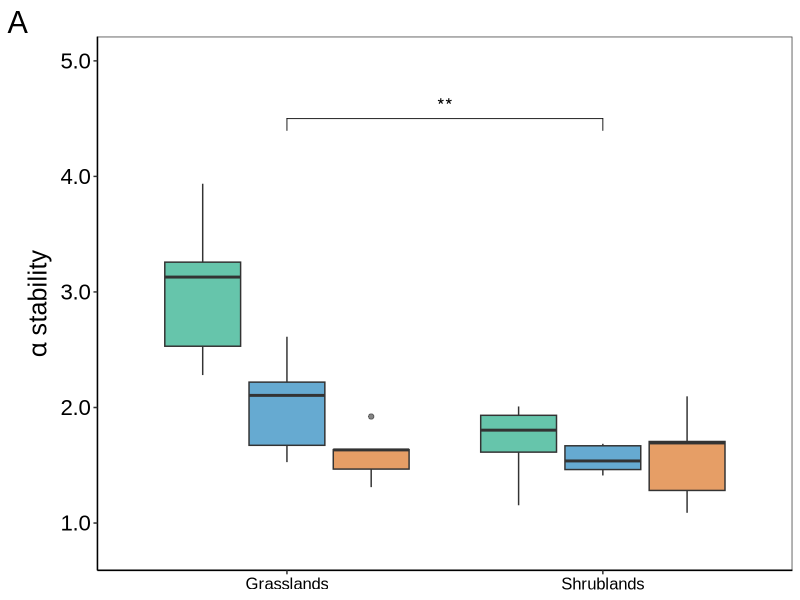
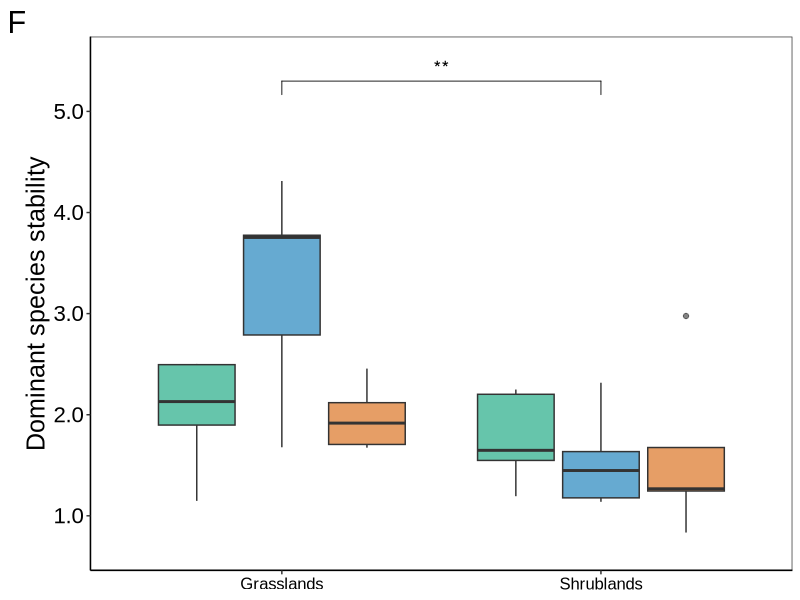
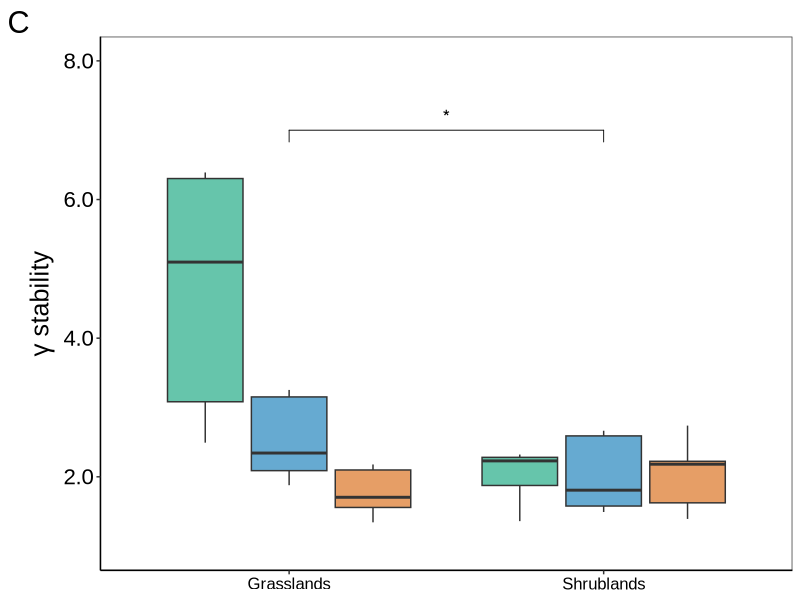
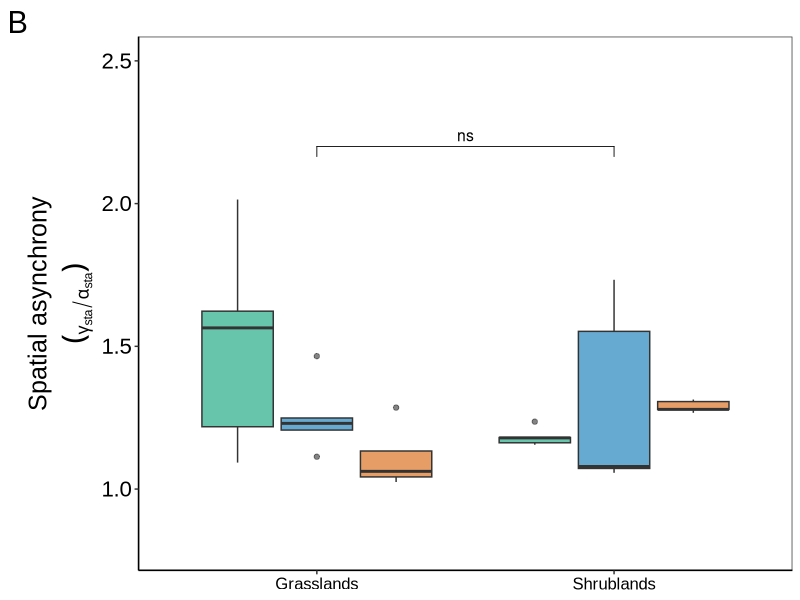
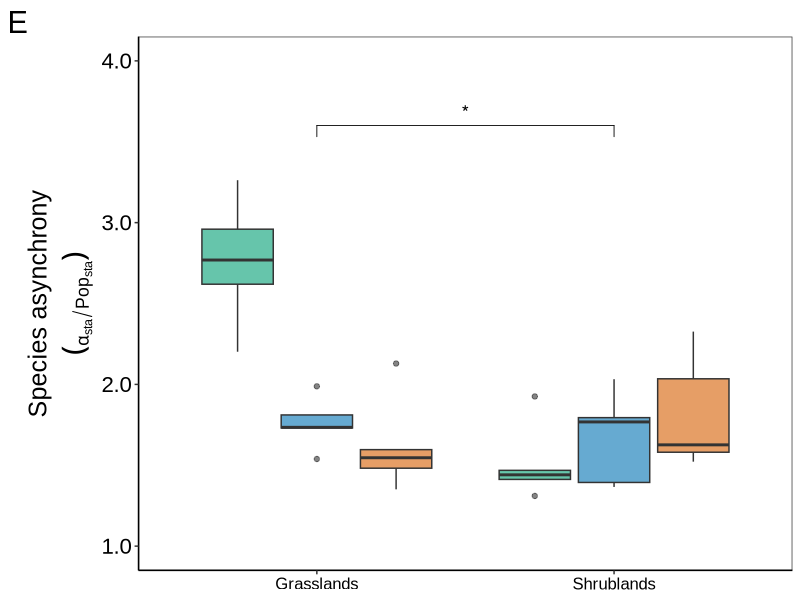
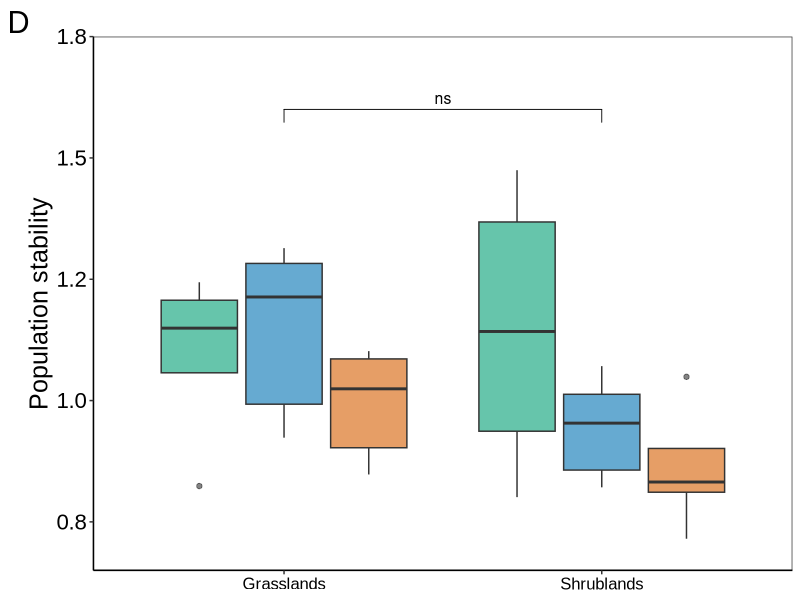

Generate these figures, in order, with R:
# load packages
library(ggplot2)
library(ggpubr)
#####################################################################################
#####################################################################################
my_theme <- theme(legend.position = "none",
                  panel.grid.major = element_blank(),
                  panel.grid.minor = element_blank(),
                  axis.text.x = element_text(size = 12, family = "Arial", color = "black"),
                  axis.text.y = element_text(size = 16, family = "Arial", color = "black"),
                  axis.title.x = element_blank(),      
                  axis.title.y = element_text(size = 18, family = "Arial", color = "black"),
                  axis.ticks.length = unit(1, "mm"),  
                  axis.line = element_line(color = "black", size = 0.5),
                  plot.tag = element_text(size = 22, family = "Arial", color = "black"))
#####################################################################################
#####################################################################################
scaleFUN <- function(x) sprintf("%.1f", x)
#####################################################################################
#####################################################################################
# load data
Uart_div_sta.data <- read.csv('Uart_div_sta.csv',header=T)
variable.names(Uart_div_sta.data)

Uart_div_sta.data$grazing <- factor(Uart_div_sta.data$grazing, levels=c("NG","MG","HG"))
# data in grasslands
Grass.data <- Uart_div_sta.data[grep("Grasslands", Uart_div_sta.data$biome_types),]

# data in shrublands
Shrub.data <- Uart_div_sta.data[grep("Shrublands", Uart_div_sta.data$biome_types),]
#####################################################################################
#####################################################################################
################################# alpha stability ################################### Figure 2A
summary(aov(alpha_sta ~ grazing*biome_types, data = Uart_div_sta.data))
TukeyHSD(aov(alpha_sta ~ grazing, data = Uart_div_sta.data))

# difference between grasslands and shrublands
summary(aov(alpha_sta ~ biome_types, data = Uart_div_sta.data))

# grazing effects in grasslands
summary(aov(alpha_sta ~ grazing, data = Grass.data))
TukeyHSD(aov(alpha_sta ~ grazing, data = Grass.data))

# grazing effects in grasslands
summary(aov(alpha_sta ~ grazing, data = Shrub.data))
TukeyHSD(aov(alpha_sta ~ grazing, data = Shrub.data))

alpha_sta_box.plot <- ggplot() + 
  geom_boxplot(mapping = aes(x=biome_types, y=alpha_sta, fill=grazing), data = Uart_div_sta.data, 
               width = 0.8, alpha = 0.6) +
  geom_boxplot(coef = 0, outlier.size = 1) +
  scale_fill_manual(values=c("#009E73", "#0072B2", "#D55E00")) +
  ylab(bquote(paste(alpha*" stability"))) +
  xlab("Biome types") +
  scale_y_continuous(labels=scaleFUN, limits = c(0.8,5)) +
  labs(tag = "A") +
  geom_bracket(xmin = 1, xmax = 2, y.position = 4.5, label = "**", label.size = 5) +
  theme_bw() +
  my_theme
#####################################################################################
############################### spatial asynchrony ################################## Figure 2B
summary(aov(spa_asy ~ grazing*biome_types, data = Uart_div_sta.data))
TukeyHSD(aov(spa_asy ~ grazing, data = Uart_div_sta.data))

# difference between grasslands and shrublands
summary(aov(spa_asy ~ biome_types, data = Uart_div_sta.data))

# grazing effects in grasslands
summary(aov(spa_asy ~ grazing, data = Grass.data))
TukeyHSD(aov(spa_asy ~ grazing, data = Grass.data))

# grazing effects in grasslands
summary(aov(spa_asy ~ grazing, data = Shrub.data))
TukeyHSD(aov(spa_asy ~ grazing, data = Shrub.data))

spa_asy_box.plot <- ggplot() + 
  geom_boxplot(mapping = aes(x=biome_types, y=spa_asy, fill=grazing), data = Uart_div_sta.data, 
               width = 0.8, alpha = 0.6) +
  geom_boxplot(coef = 0, outlier.size = 1) +
  scale_fill_manual(values=c("#009E73", "#0072B2", "#D55E00")) +
  ylab(bquote(atop(paste("Spatial asynchrony"), (NULL[paste(gamma[sta]/alpha[sta])])))) +
  xlab("Biome types") +
  scale_y_continuous(labels=scaleFUN, limits = c(0.8,2.5)) +
  labs(tag = "B") +
  geom_bracket(xmin = 1, xmax = 2, y.position = 2.2, label = "ns", label.size = 4) +
  theme_bw() +
  my_theme

#####################################################################################
################################# gamma stability ################################### Figure 2C
summary(aov(gamma_sta ~ grazing*biome_types, data = Uart_div_sta.data))
TukeyHSD(aov(gamma_sta ~ grazing, data = Uart_div_sta.data))

# difference between grasslands and shrublands
summary(aov(gamma_sta ~ biome_types, data = Uart_div_sta.data))

# grazing effects in grasslands
summary(aov(gamma_sta ~ grazing, data = Grass.data))
TukeyHSD(aov(gamma_sta ~ grazing, data = Grass.data))

# grazing effects in grasslands
summary(aov(gamma_sta ~ grazing, data = Shrub.data))
TukeyHSD(aov(gamma_sta ~ grazing, data = Shrub.data))

gamma_sta_box.plot <- ggplot() + 
  geom_boxplot(mapping = aes(x=biome_types, y=gamma_sta, fill=grazing), data = Uart_div_sta.data, 
               width = 0.8, alpha = 0.6) +
  geom_boxplot(coef = 0, outlier.size = 1) +
  scale_fill_manual(values=c("#009E73", "#0072B2", "#D55E00")) +
  ylab(bquote(paste(gamma*" stability"))) +
  xlab("Biome types") +
  scale_y_continuous(labels=scaleFUN, limits = c(1,8)) +
  labs(tag = "C") +
  geom_bracket(xmin = 1, xmax = 2, y.position = 7, label = "*", label.size = 5) +
  theme_bw() +
  my_theme

#####################################################################################
############################## population stability ################################# Figure 2D
summary(aov(spe_sta ~ grazing*biome_types, data = Uart_div_sta.data))
TukeyHSD(aov(spe_sta ~ grazing, data = Uart_div_sta.data))

# difference between grasslands and shrublands
summary(aov(spe_sta ~ biome_types, data = Uart_div_sta.data))

# grazing effects in grasslands
summary(aov(spe_sta ~ grazing, data = Grass.data))
TukeyHSD(aov(spe_sta ~ grazing, data = Grass.data))

# grazing effects in grasslands
summary(aov(spe_sta ~ grazing, data = Shrub.data))
TukeyHSD(aov(spe_sta ~ grazing, data = Shrub.data))

spe_sta_box.plot <- ggplot() + 
  geom_boxplot(mapping = aes(x=biome_types, y=spe_sta, fill=grazing), data = Uart_div_sta.data, 
               width = 0.8, alpha = 0.6) +
  geom_boxplot(coef = 0, outlier.size = 1) +
  scale_fill_manual(values=c("#009E73", "#0072B2", "#D55E00")) +
  ylab("Population stability") +
  xlab("Biome types") +
  scale_y_continuous(labels=scaleFUN, limits = c(0.7,1.7)) +
  labs(tag = "D") +
  geom_bracket(xmin = 1, xmax = 2, y.position = 1.6, label = "ns", label.size = 4) +
  theme_bw() +
  my_theme

#####################################################################################
############################### species asynchrony ################################## Figure 2E
summary(aov(spe_asy ~ grazing*biome_types, data = Uart_div_sta.data))
TukeyHSD(aov(spe_asy ~ grazing, data = Uart_div_sta.data))

# difference between grasslands and shrublands
summary(aov(spe_asy ~ biome_types, data = Uart_div_sta.data))

# grazing effects in grasslands
summary(aov(spe_asy ~ grazing, data = Grass.data))
TukeyHSD(aov(spe_asy ~ grazing, data = Grass.data))

# grazing effects in grasslands
summary(aov(spe_asy ~ grazing, data = Shrub.data))
TukeyHSD(aov(spe_asy ~ grazing, data = Shrub.data))

spe_asy_box.plot <- ggplot() + 
  geom_boxplot(mapping = aes(x=biome_types, y=spe_asy, fill=grazing), data = Uart_div_sta.data, 
               width = 0.8, alpha = 0.6) +
  geom_boxplot(coef = 0, outlier.size = 1) +
  scale_fill_manual(values=c("#009E73", "#0072B2", "#D55E00")) +
  ylab(bquote(atop(paste("Species asynchrony"), (NULL[paste(alpha[sta]/"Pop"[sta])])))) +
  xlab("Biome types") +
  scale_y_continuous(labels=scaleFUN, limits = c(1,4)) +
  labs(tag = "E") +
  geom_bracket(xmin = 1, xmax = 2, y.position = 3.6, label = "*", label.size = 5) +
  theme_bw() +
  my_theme

#####################################################################################
########################## Dominant species stability ############################### Figure 2F
summary(aov(dominants_sta ~ grazing*biome_types, data = Uart_div_sta.data))
TukeyHSD(aov(dominants_sta ~ grazing, data = Uart_div_sta.data))

# difference between grasslands and shrublands
summary(aov(dominants_sta ~ biome_types, data = Uart_div_sta.data))

# grazing effects in grasslands
summary(aov(dominants_sta ~ grazing, data = Grass.data))
TukeyHSD(aov(dominants_sta ~ grazing, data = Grass.data))

# grazing effects in grasslands
summary(aov(dominants_sta ~ grazing, data = Shrub.data))
TukeyHSD(aov(dominants_sta ~ grazing, data = Shrub.data))

dominants_sta_box.plot <- ggplot() + 
  geom_boxplot(mapping = aes(x=biome_types, y=dominants_sta, fill=grazing), data = Uart_div_sta.data, 
               width = 0.8, alpha = 0.6) +
  geom_boxplot(coef = 0, outlier.size = 1) +
  scale_fill_manual(values=c("#009E73", "#0072B2", "#D55E00")) +
  ylab("Dominant species stability") +
  xlab("Biome types") +
  scale_y_continuous(labels=scaleFUN, limits = c(0.7,5.5)) +
  labs(tag = "F") +
  geom_bracket(xmin = 1, xmax = 2, y.position = 5.3, label = "**", label.size = 5) +
  theme_bw() +
  my_theme
